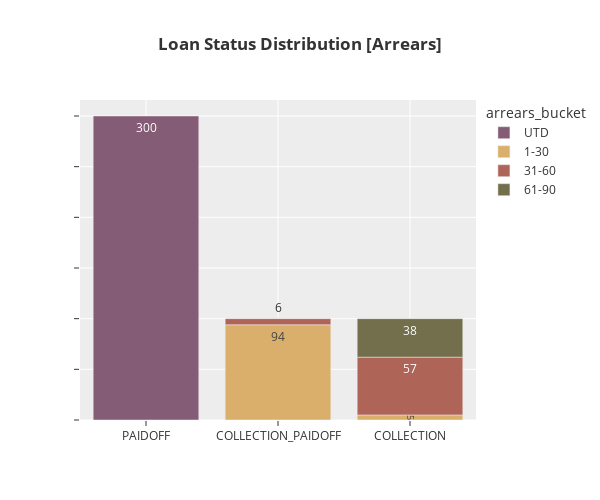

Here is the notebook cell this chart was saved with:
### Code cell
fig = px.bar(stat_arrears, 'loan_status', 'count', text_auto=True, title='<b>Loan Status Distribution [Arrears]</b>',
             labels={'count':'', 'loan_status':''}, color_discrete_sequence=px.colors.qualitative.Antique,
             color='arrears_bucket', width=600, height=500)
fig.update_yaxes(showticklabels=False)

### Figure 1 — Plotly figure (JSON) as saved in the notebook; plotly's stock layout.template omitted (floating-point values rounded to 4 significant figures)
{"data": [{"alignmentgroup": "True", "hovertemplate": "arrears_bucket=UTD<br>=%{y}<extra></extra>", "legendgroup": "UTD", "marker": {"color": "rgb(133, 92, 117)", "pattern": {"shape": ""}}, "name": "UTD", "offsetgroup": "UTD", "orientation": "v", "showlegend": true, "textposition": "auto", "texttemplate": "%{y}", "type": "bar", "x": ["PAIDOFF"], "xaxis": "x", "y": [300], "yaxis": "y"}, {"alignmentgroup": "True", "hovertemplate": "arrears_bucket=1-30<br>=%{y}<extra></extra>", "legendgroup": "1-30", "marker": {"color": "rgb(217, 175, 107)", "pattern": {"shape": ""}}, "name": "1-30", "offsetgroup": "1-30", "orientation": "v", "showlegend": true, "textposition": "auto", "texttemplate": "%{y}", "type": "bar", "x": ["COLLECTION_PAIDOFF", "COLLECTION"], "xaxis": "x", "y": [94, 5], "yaxis": "y"}, {"alignmentgroup": "True", "hovertemplate": "arrears_bucket=31-60<br>=%{y}<extra></extra>", "legendgroup": "31-60", "marker": {"color": "rgb(175, 100, 88)", "pattern": {"shape": ""}}, "name": "31-60", "offsetgroup": "31-60", "orientation": "v", "showlegend": true, "textposition": "auto", "texttemplate": "%{y}", "type": "bar", "x": ["COLLECTION", "COLLECTION_PAIDOFF"], "xaxis": "x", "y": [57, 6], "yaxis": "y"}, {"alignmentgroup": "True", "hovertemplate": "arrears_bucket=61-90<br>=%{y}<extra></extra>", "legendgroup": "61-90", "marker": {"color": "rgb(115, 111, 76)", "pattern": {"shape": ""}}, "name": "61-90", "offsetgroup": "61-90", "orientation": "v", "showlegend": true, "textposition": "auto", "texttemplate": "%{y}", "type": "bar", "x": ["COLLECTION"], "xaxis": "x", "y": [38], "yaxis": "y"}], "layout": {"barmode": "relative", "height": 500, "legend": {"title": {"text": "arrears_bucket"}, "tracegroupgap": 0}, "title": {"text": "<b>Loan Status Distribution [Arrears]</b>"}, "width": 600, "xaxis": {"anchor": "y", "domain": [0, 1], "title": {"text": ""}}, "yaxis": {"anchor": "x", "domain": [0, 1], "showticklabels": false, "title": {"text": ""}}}}
